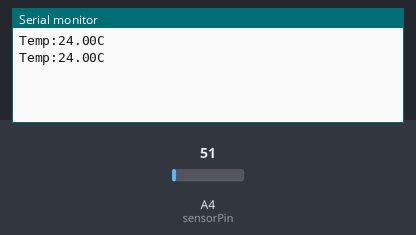
Simulated run of this sketch. Board: Arduino Uno, built with avr-gcc and run on an emulated ATmega328P. Shown: the last lines printed to the serial monitor. The inputs (shaded band) are chosen by the test bench; at power-on: A4 (sensorPin) = 51.

Above: at 5.8 s.
5.9 s: A4 (sensorPin) set to 61
At 10.9 s:
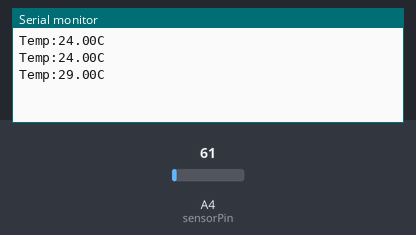
11.9 s: A4 (sensorPin) set to 71
At 16.0 s:
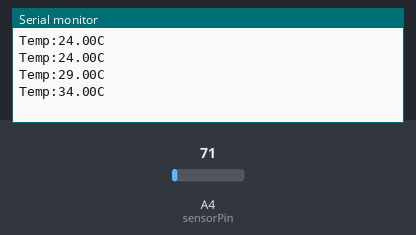
Timing chart, 0 to 17.5 s (numbered marks = the images above; inputs shaded):
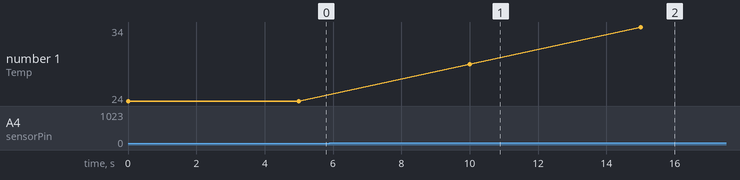

The sketch:

LM35_temperature.ino
```cpp
#define sensorPin A4
int data = 0;

void setup()
{
    Serial.begin(9600);//Set Baud Rate to 9600 bps
    pinMode(sensorPin, OUTPUT);
}
 void loop()
{   unsigned int val;
    float dat;

    val=analogRead(sensorPin);//Connect LM35 on Analog 0
    dat=(500 * val) /1023;;
    Serial.print("Temp:"); //Display the temperature on Serial monitor
    Serial.print(dat);
    Serial.println("C");
    delay(5000);
}
```

Measured:
- after the input at 5.9 s, the serial monitor: prints a new line after 4.1 s (image 1)
- after the input at 11.9 s, the serial monitor: prints a new line after 3.1 s (image 2)
- plotted number 1: 24 → 29 after the input at 5.9 s, 29 → 34 after the input at 11.9 s
